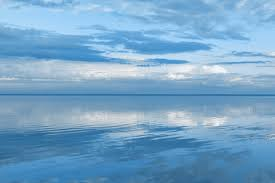
#> input picture tutorials/miscellaneous/opencv-intro/bg_start.png, 275 x 183 px
$ python hollow_purple.py
#> lines starting #> are read from the running program, lines starting #| are printed output that depends on the picture
import cv2
import numpy as np
import math
import random
from pathlib import Path

SCRIPT_DIR = Path(__file__).resolve().parent

# --- Setup ---
WIDTH, HEIGHT = 1280, 720
FPS = 60
DURATION = 6  # Extended for smoothness
TOTAL_FRAMES = FPS * DURATION
CENTER = (WIDTH // 2, HEIGHT // 2)
PHASE_DURATION = 0.4  # Time until the purple mass appears

# --- Animation Logic ---

# Load Backgrounds (Ensure these files exist in your directory)
# bg_start: Light blue/sea
# bg_end: Dark purple/galaxy
bg_start = cv2.imread(str(SCRIPT_DIR / "bg_start.png"))
#> bg_start is the input picture: shape (183, 275, 3); mean B, G, R 200.3, 165.2, 118.5
bg_end = cv2.imread(str(SCRIPT_DIR / "bg_end.png"))
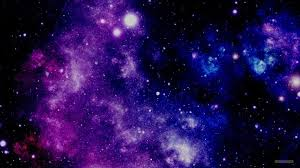
#> input picture tutorials/miscellaneous/opencv-intro/bg_end.png, 300 x 168 px
#> bg_end is the input picture: shape (168, 300, 3); mean B, G, R 81, 16.6, 36.8

# Resize backgrounds to match frame size
bg_start = cv2.resize(bg_start, (WIDTH, HEIGHT))
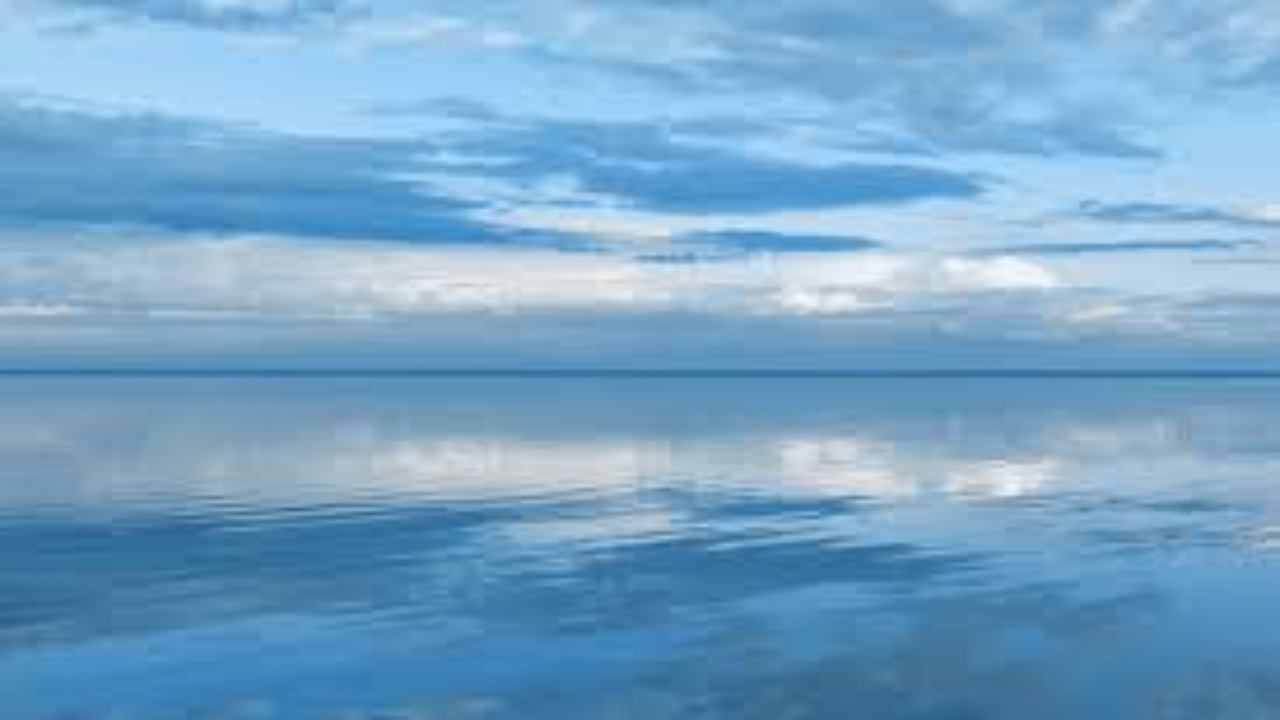
#> bg_start: shape (720, 1280, 3); mean B, G, R 200.2, 165, 118.3
bg_end = cv2.resize(bg_end, (WIDTH, HEIGHT))
#> bg_end: shape (720, 1280, 3)

fourcc = cv2.VideoWriter_fourcc(*'mp4v')
out = cv2.VideoWriter(str(SCRIPT_DIR / "hollow_purple_evolution.mp4"), fourcc, FPS, (WIDTH, HEIGHT))

def draw_glowing_orb(img, pos, radius, color, shimmer=True):
    """Draws a multi-layered orb to simulate a liquid/energy drop."""
    # Add a tiny bit of random 'life' to the radius
    if shimmer:
        radius += random.randint(-2, 2)

    # Layering for a 'glow' effect (simulating a mesh/depth)
    for r in range(radius, 0, -2):
        alpha = 1.0 - (r / radius)
        overlay = img.copy()
        cv2.circle(overlay, pos, r, color, -1)
        # Apply alpha blending
#> (the run stopped early here; a loop or call above may not have finished)
